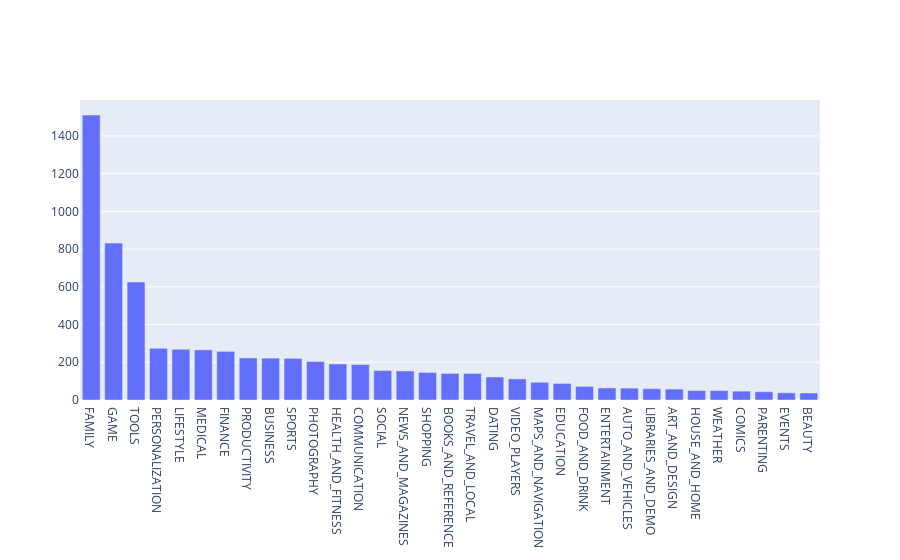

The notebook cell this image was saved under:
### Code cell
import plotly #!pip install plotly !pip install plotly-express
plotly.offline.init_notebook_mode(connected=True)

import plotly.graph_objs as go

#Print the total number of unique categories
num_categories=len(apps['Category'].unique())
print('Number of categories=',num_categories)

num_apps_in_category=apps['Category'].value_counts().sort_values(ascending=False)

data=[go.Bar(
    x=num_apps_in_category.index,#index=category name
    y=num_apps_in_category.values,#value=count
)]
plotly.offline.iplot(data)

### Figure 1 — Plotly figure (JSON) as saved in the notebook; plotly's stock layout.template omitted (floating-point values rounded to 4 significant figures)
{"data": [{"type": "bar", "x": ["FAMILY", "GAME", "TOOLS", "PERSONALIZATION", "LIFESTYLE", "MEDICAL", "FINANCE", "PRODUCTIVITY", "BUSINESS", "SPORTS", "PHOTOGRAPHY", "HEALTH_AND_FITNESS", "COMMUNICATION", "SOCIAL", "NEWS_AND_MAGAZINES", "SHOPPING", "BOOKS_AND_REFERENCE", "TRAVEL_AND_LOCAL", "DATING", "VIDEO_PLAYERS", "MAPS_AND_NAVIGATION", "EDUCATION", "FOOD_AND_DRINK", "ENTERTAINMENT", "AUTO_AND_VEHICLES", "LIBRARIES_AND_DEMO", "ART_AND_DESIGN", "HOUSE_AND_HOME", "WEATHER", "COMICS", "PARENTING", "EVENTS", "BEAUTY"], "y": [1511, 832, 625, 274, 269, 266, 258, 223, 222, 221, 204, 191, 188, 156, 154, 146, 141, 141, 122, 112, 94, 88, 72, 64, 63, 60, 58, 50, 50, 47, 44, 38, 37]}], "layout": {}}
